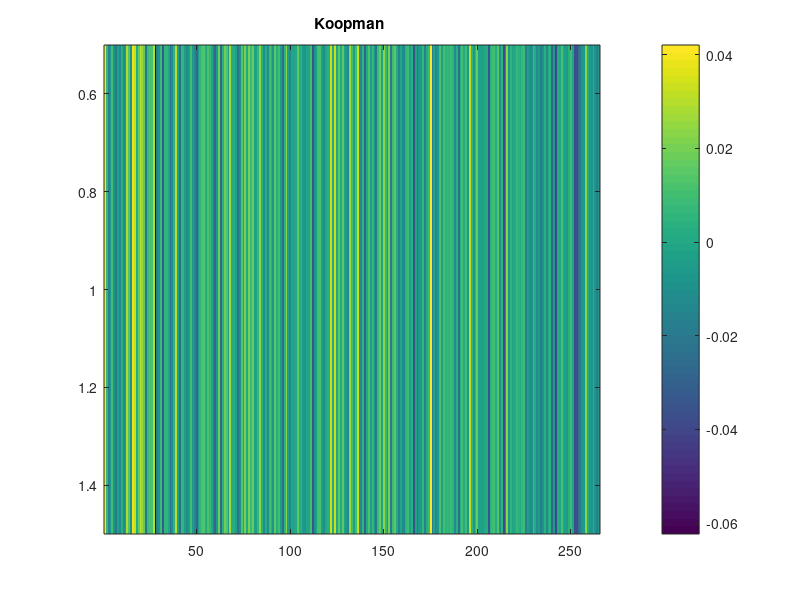

Write MATLAB code to recreate this figure.
%whos('-file','RectangeDatasets.mat')
S = load('RectangeDatasets-AnomalyDatasets_dif.mat');
Data = S.data;
%fprintf('Loaded MAT data:size = [%d %d]\n',size(Data,1),size(Data,2));

X1 = Data(:,1:end-1);
X2 = Data(:,2:end);

%DMD分解
[U,S,V] = svd(X1,'econ');
r = 20;
Ur = U(:,1:r);Sr = S(1:r,1:r);Vr = V(:,1:r);

Atilde = Ur' * X2 *Vr /Sr;
[W,D]=eig(Atilde);
Phi = X2 * Vr /Sr *W;


% disp(size(Phi));
% disp(size(model));
model = real(Phi(:,1));
%Z = reshape(model,[265,265]);

figure;
imagesc(model');

%imagesc(real(Data));
%axis image;

colorbar;
%colormap jet;
title('Koopman ')
